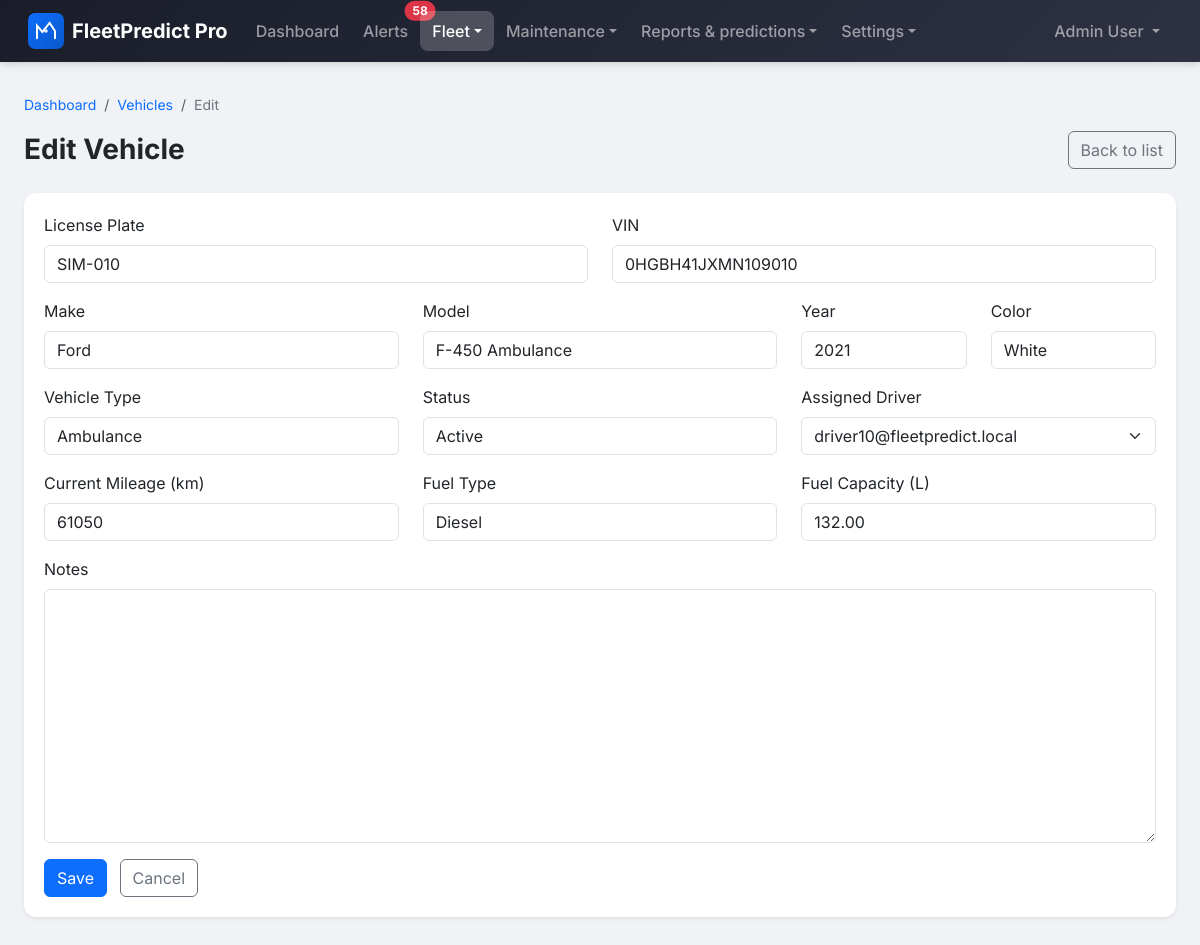
The app's page /vehicles/11/edit/ (signed in) with its own data.
### apps/users/models.py (models this page shows, shortened)
class User(AbstractBaseUser, PermissionsMixin):
    class Role(models.TextChoices):
        ADMINISTRATOR = 'administrator', 'Administrator'
        FLEET_MANAGER = 'fleet_manager', 'Fleet Manager'
        MECHANIC = 'mechanic', 'Mechanic'
        DRIVER = 'driver', 'Driver'
    email = models.EmailField(unique=True)
    first_name = models.CharField(max_length=150)
    last_name = models.CharField(max_length=150)
    role = models.CharField(
        max_length=20,
        choices=Role.choices,
        default=Role.DRIVER
    )
    is_active = models.BooleanField(default=True)
    is_staff = models.BooleanField(default=False)
    date_joined = models.DateTimeField(default=timezone.now)
    last_login = models.DateTimeField(null=True, blank=True)
    objects = UserManager()
    USERNAME_FIELD = 'email'
    REQUIRED_FIELDS = ['first_name', 'last_name']
    class Meta:
        verbose_name = 'User'
        verbose_name_plural = 'Users'
        ordering = ['-date_joined']
    def __str__(self):
        return self.email
    def get_full_name(self):
        return f'{self.first_name} {self.last_name}'.strip()
    @property
    def is_driver(self):
        return self.role == self.Role.DRIVER
    def can_manage_vehicles(self):
        return self.role in [self.Role.ADMINISTRATOR, self.Role.FLEET_MANAGER]
    def can_manage_maintenance(self):
        return self.role in [
            self.Role.ADMINISTRATOR,
            self.Role.FLEET_MANAGER,
            self.Role.MECHANIC
        ]
    def can_view_reports(self):
        return self.role in [self.Role.ADMINISTRATOR, self.Role.FLEET_MANAGER]
    def can_manage_platform(self):
        return self.role == self.Role.ADMINISTRATOR

### apps/vehicles/models.py (models this page shows, shortened)
class Vehicle(models.Model):
    class Status(models.TextChoices):
        ACTIVE = 'active', 'Active'
        INACTIVE = 'inactive', 'Inactive'
        UNDER_MAINTENANCE = 'under_maintenance', 'Under Maintenance'
        RETIRED = 'retired', 'Retired'
    license_plate = models.CharField(max_length=20, unique=True)
    vin = models.CharField(
        max_length=17,
        unique=True,
        help_text='Vehicle Identification Number'
    )
    make = models.CharField(max_length=100)
    model = models.CharField(max_length=100)
    year = models.PositiveIntegerField()
    color = models.CharField(max_length=50, blank=True)
    vehicle_type = models.ForeignKey(
        VehicleType,
        on_delete=models.PROTECT,
        related_name='vehicles',
        null=True,
        blank=True
    )
    status = models.CharField(
        max_length=20,
        choices=Status.choices,
        default=Status.ACTIVE
    )
    current_mileage = models.PositiveIntegerField(
        default=0,
        help_text='Current mileage in kilometers'
    )
    fuel_type = models.CharField(max_length=50, blank=True)
    fuel_capacity = models.DecimalField(
        max_digits=6,
        decimal_places=2,
        null=True,
        blank=True,
        help_text='Fuel capacity in liters'
    )
    assigned_driver = models.ForeignKey(
        settings.AUTH_USER_MODEL,
        on_delete=models.SET_NULL,
        null=True,
        blank=True,
        related_name='assigned_vehicles',
        limit_choices_to={'role': 'driver'}
    )
    notes = models.TextField(blank=True)
    created_at = models.DateTimeField(auto_now_add=True)
    updated_at = models.DateTimeField(auto_now=True)
    created_by = models.ForeignKey(
        settings.AUTH_USER_MODEL,
        on_delete=models.SET_NULL,
        null=True,
        related_name='created_vehicles'
    )
    is_deleted = models.BooleanField(default=False)
    deleted_at = models.DateTimeField(null=True, blank=True)
    last_telemetry_at = models.DateTimeField(null=True, blank=True)
    class Meta:
        verbose_name = 'Vehicle'
        verbose_name_plural = 'Vehicles'
        ordering = ['-created_at']

### apps/vehicles/views.py (the view, shortened to what this page needs)
# urls.py: path('<int:pk>/edit/', VehicleUpdateView.as_view(), name='vehicle_update'),
class VehicleUpdateView(LoginRequiredMixin, CanManageVehiclesMixin, UpdateView):
    model = Vehicle
    form_class = VehicleForm
    template_name = 'vehicles/vehicle_form.html'
    context_object_name = 'vehicle'
    def get_queryset(self):
        return Vehicle.objects.filter(is_deleted=False)

### apps/vehicles/forms.py
class VehicleForm(forms.ModelForm):
    class Meta:
        model = Vehicle
        fields = (
            'license_plate', 'vin', 'make', 'model', 'year', 'color',
            'vehicle_type', 'status', 'current_mileage', 'fuel_type',
            'fuel_capacity', 'assigned_driver', 'notes'
        )
        widgets = {
            'assigned_driver': forms.Select(attrs={'class': 'form-select'}),
        }
    def __init__(self, *args, **kwargs):
        super().__init__(*args, **kwargs)
        self.fields['assigned_driver'].queryset = User.objects.filter(role='driver')
        for name, field in self.fields.items():
            if name != 'assigned_driver' and hasattr(field.widget, 'attrs'):
                field.widget.attrs.update({'class': 'form-control'})
            elif name == 'assigned_driver':
                field.widget.attrs.update({'class': 'form-select'})

### apps/vehicles/models.py (called while the page is built)
    def __str__(self):
        return self.name

### apps/vehicles/views.py (called while the page is built)
    def test_func(self):
        return self.request.user.is_authenticated and self.request.user.can_manage_vehicles()

### fleetpredict/context_processors.py (called while the page is built)
def alerts_unread_count(request):
    out = {'alerts_unread_count': 0}
    if not getattr(request, 'user', None) or not request.user.is_authenticated:
        return out
    user = request.user
    vehicle_ids = Vehicle.objects.filter(is_deleted=False)
    if user.is_driver:
        vehicle_ids = vehicle_ids.filter(assigned_driver=user)
    vehicle_ids = list(vehicle_ids.values_list('id', flat=True))
    if not vehicle_ids:
        return out
    out['alerts_unread_count'] = VehicleAlert.objects.filter(
        vehicle_id__in=vehicle_ids,
        read_at__isnull=True,
    ).count()
    return out

### templates/vehicles/vehicle_form.html (shortened to what this page needs)
{% extends "base.html" %}
{% block breadcrumb %}
<nav aria-label="breadcrumb" class="breadcrumb-fp">
  <ol class="breadcrumb mb-0">
    <li class="breadcrumb-item"><a href="{% url 'dashboard:index' %}">Dashboard</a></li>
    <li class="breadcrumb-item"><a href="{% url 'vehicles:vehicle_list' %}">Vehicles</a></li>
    <li class="breadcrumb-item active" aria-current="page">{% if object %}Edit{% else %}Add{% endif %}</li>
  </ol>
</nav>
{% endblock %}
{% block content %}
<div class="d-flex flex-wrap justify-content-between align-items-center gap-2 mb-4">
  <h2 class="page-title mb-0">{% if object %}Edit Vehicle{% else %}Add Vehicle{% endif %}</h2>
  <a href="{% url 'vehicles:vehicle_list' %}" class="btn btn-outline-secondary">Back to list</a>
</div>
<div class="card card-fp">
    <div class="card-body">
        <form method="post" action="" class="fp-validate">
            <div class="row">
                <div class="col-md-6 mb-3">
                    <label for="id_license_plate" class="form-label">License Plate</label>
                    {{ form.license_plate }}
                </div>
                <div class="col-md-6 mb-3">
                    <label for="id_vin" class="form-label">VIN</label>
                    {{ form.vin }}
                </div>
            </div>
            <div class="row">
                <div class="col-md-4 mb-3">
                    <label for="id_make" class="form-label">Make</label>
                    {{ form.make }}
                </div>
                <div class="col-md-4 mb-3">
                    <label for="id_model" class="form-label">Model</label>
                    {{ form.model }}
                </div>
                <div class="col-md-2 mb-3">
                    <label for="id_year" class="form-label">Year</label>
                    {{ form.year }}
                </div>
                <div class="col-md-2 mb-3">
                    <label for="id_color" class="form-label">Color</label>
                    {{ form.color }}
                </div>
            </div>
            <div class="row">
                <div class="col-md-4 mb-3">
                    <label for="id_vehicle_type" class="form-label">Vehicle Type</label>
                    {{ form.vehicle_type }}
                </div>
                <div class="col-md-4 mb-3">
                    <label for="id_status" class="form-label">Status</label>
                    {{ form.status }}
                </div>
                <div class="col-md-4 mb-3">
                    <label for="id_assigned_driver" class="form-label">Assigned Driver</label>
                    {{ form.assigned_driver }}
                </div>
            </div>
            <div class="row">
                <div class="col-md-4 mb-3">
                    <label for="id_current_mileage" class="form-label">Current Mileage (km)</label>
                    {{ form.current_mileage }}
                </div>
                <div class="col-md-4 mb-3">
                    <label for="id_fuel_type" class="form-label">Fuel Type</label>
                    {{ form.fuel_type }}
                </div>
                <div class="col-md-4 mb-3">
                    <label for="id_fuel_capacity" class="form-label">Fuel Capacity (L)</label>
                    {{ form.fuel_capacity }}
                </div>
            </div>
            <div class="mb-3">
                <label for="id_notes" class="form-label">Notes</label>
                {{ form.notes }}
            </div>
            <button type="submit" class="btn btn-primary">Save</button>
            <a href="{% url 'vehicles:vehicle_list' %}" class="btn btn-outline-secondary ms-2">Cancel</a>
        </form>
    </div>
</div>
{% endblock %}

### templates/base.html (shortened to what this page needs)
{% load static %}
<!DOCTYPE html>
<html lang="en">
<head>
    <link href="https://cdn.jsdelivr.net/npm/bootstrap@5.3/dist/css/bootstrap.min.css" rel="stylesheet">
    <link rel="stylesheet" href="https://cdn.jsdelivr.net/npm/bootstrap-icons@1.11.3/font/bootstrap-icons.min.css">
    <link href="{% static 'css/styles.css' %}" rel="stylesheet">
</head>
<body>
    <nav class="navbar navbar-expand-lg navbar-dark navbar-fp">
        <div class="container-fluid">
            <a class="navbar-brand" href="{% url 'dashboard:index' %}">
                <img src="{% static 'img/logo.svg' %}" alt="" class="fp-logo"> <span>FleetPredict Pro</span>
            </a>
            <div class="collapse navbar-collapse" id="navbarNav">
                <ul class="navbar-nav me-auto">
                    {% if user.is_authenticated %}
                    <li class="nav-item">
                        <a class="nav-link {% if request.resolver_match.namespace == 'dashboard' and request.resolver_match.url_name == 'index' %}active{% endif %}" href="{% url 'dashboard:index' %}">Dashboard</a>
                    </li>
                    <li class="nav-item">
                        <a class="nav-link position-relative {% if request.resolver_match.url_name == 'alerts' %}active{% endif %}" href="{% url 'dashboard:alerts' %}">Alerts{% if alerts_unread_count %}<span class="position-absolute top-0 start-100 translate-middle badge rounded-pill bg-danger">{{ alerts_unread_count }}</span>{% endif %}</a>
                    </li>
                    {% if user.can_manage_vehicles %}
                    <li class="nav-item dropdown">
                        <a class="nav-link dropdown-toggle {% if request.resolver_match.namespace == 'vehicles' %}active{% endif %}" href="#" id="navFleet" role="button" data-bs-toggle="dropdown" aria-expanded="false">Fleet</a>
                    </li>
                    {% else %}
                    <li class="nav-item">
                        <a class="nav-link {% if request.resolver_match.namespace == 'vehicles' %}active{% endif %}" href="{% url 'vehicles:vehicle_list' %}">Vehicles</a>
                    </li>
                    {% endif %}
                    <li class="nav-item dropdown">
                        <a class="nav-link dropdown-toggle " href="#" id="navMaintenance" role="button" data-bs-toggle="dropdown" aria-expanded="false">Maintenance</a>
                    </li>
                    {% if user.can_view_reports %}
                    <li class="nav-item dropdown">
                        <a class="nav-link dropdown-toggle " href="#" id="navReports" role="button" data-bs-toggle="dropdown" aria-expanded="false">Reports &amp; predictions</a>
                    </li>
                    {% endif %}
                    {% if user.can_manage_vehicles or user.can_manage_platform %}
                    <li class="nav-item dropdown">
                        <a class="nav-link dropdown-toggle " href="#" id="navSettings" role="button" data-bs-toggle="dropdown" aria-expanded="false">Settings</a>
                    </li>
                    {% endif %}
                    {% endif %}
                </ul>
                <ul class="navbar-nav">
                    {% if user.is_authenticated %}
                    <li class="nav-item dropdown">
                        <a class="nav-link dropdown-toggle" href="#" id="userDropdown" role="button" data-bs-toggle="dropdown" aria-expanded="false">
                            {{ user.get_full_name|default:user.email }}
                        </a>
                    </li>
                    {% endif %}
                </ul>
            </div>
        </div>
    </nav>
    <main class="container-fluid" id="main-content">
        {% block breadcrumb %}{% endblock %}
        {% block content %}{% endblock %}
    </main>
</body>
</html>

### static/css/styles.css (style rules this page uses)
:root { --fp-primary: #0d6efd; --fp-primary-dark: #0a58ca; --fp-secondary: #6c757d; --fp-success: #198754; --fp-warning: #ffc107; --fp-danger: #dc3545; --fp-info: #0dcaf0; --fp-light: #f8f9fa; --fp-dark: #212529; --fp-body-bg: #f0f2f5; --fp-card-shadow: 0 0.125rem 0.25rem rgba(0, 0, 0, 0.075); --fp-card-shadow-hover: 0 0.5rem 1rem rgba(0, 0, 0, 0.1); --fp-navbar: linear-gradient(135deg, #1a1d29 0%, #2d3142 100%); --fp-radius: 0.5rem; --fp-radius-lg: 0.75rem; --fp-sidebar-width: 16rem; --fp-spacing-xs: 0.25rem; --fp-spacing-sm: 0.5rem; --fp-spacing-md: 1rem; --fp-spacing-lg: 1.5rem; --fp-spacing-xl: 2rem; --fp-text-xs: 0.75rem; --fp-text-sm: 0.875rem; --fp-text-base: 1rem; --fp-text-lg: 1.125rem; --fp-text-xl: 1.25rem; --fp-focus-ring: 0 0 0 0.2rem rgba(13, 110, 253, 0.4); }
* { box-sizing: border-box; }
body { background: var(--fp-body-bg); color: var(--fp-dark); font-family: "Inter", -apple-system, BlinkMacSystemFont, "Segoe UI", Roboto, sans-serif; min-height: 100vh; line-height: 1.5; }
.navbar-fp { background: var(--fp-navbar) !important; box-shadow: 0 2px 8px rgba(0, 0, 0, 0.15); padding: 0.5rem 1rem; }
.navbar-fp .navbar-brand { font-weight: 700; font-size: 1.25rem; display: flex; align-items: center; gap: 0.5rem; color: #fff !important; }
.navbar-fp .nav-link { font-weight: 500; padding: 0.5rem 0.75rem !important; border-radius: var(--fp-radius); transition: background 0.2s; }
.navbar-fp .nav-link.active { background: rgba(255, 255, 255, 0.2); color: #fff !important; }
.fp-logo { width: 36px; height: 36px; flex-shrink: 0; }
main.container-fluid { max-width: 1400px; margin-left: auto; margin-right: auto; padding: 1.5rem 1rem; }
@media (min-width: 768px) { main.container-fluid { padding: 2rem 1.5rem; } }
.card-fp { background: #fff; border: none; border-radius: var(--fp-radius-lg); box-shadow: var(--fp-card-shadow); transition: box-shadow 0.2s, transform 0.2s; overflow: hidden; }
.card-fp .card-body { padding: 1.25rem; }
.page-title { font-weight: 700; color: var(--fp-dark); margin-bottom: 1.5rem; font-size: 1.5rem; }
@media (min-width: 768px) { .page-title { font-size: 1.75rem; } }
.breadcrumb-fp { font-size: var(--fp-text-sm); margin-bottom: var(--fp-spacing-md); }
.breadcrumb-fp .breadcrumb-item a { color: var(--fp-primary); text-decoration: none; }
.breadcrumb-fp .breadcrumb-item.active { color: var(--fp-secondary); }

### records on screen
User: get_full_name "Admin User"
Vehicle: license_plate "SIM-010", vin "0HGBH41JXMN109010", make "Ford", model "F-450 Ambulance", year "2021", color "White", vehicle_type "Ambulance", status "Active", assigned_driver "driver10@fleetpredict.local", current_mileage "61050", fuel_type "Diesel", fuel_capacity "132.00"

### other values on screen
{{ alerts_unread_count }} "58"
